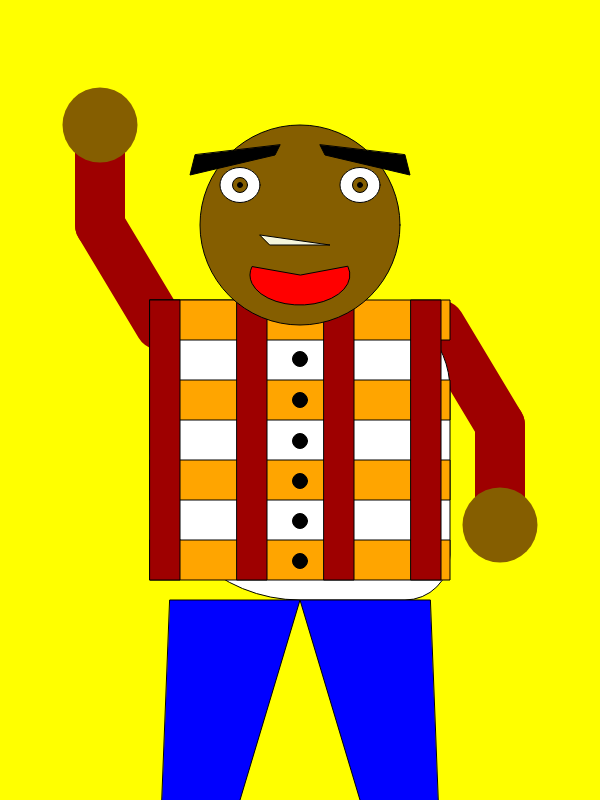
Frame 1 (no input)
Frame 60 (no input): identical to frame 1, image omitted
Frame 120 (the mouse pressed at the canvas centre since frame 60): identical to frame 1, image omitted

The p5.js sketch that drew this single still picture (run headless with seeded random() and noise() and a simulated clock; from frame 60 on, the mouse is pressed at the canvas centre):

// p5.js sketch
// ── sketch.js
// setup function
  function setup() {
      //create a canvas to draw on
      createCanvas (600, 800);
}

function draw() {

    // background
    background( 'yellow' );

    /* ***************************** */
    /* MAIN SANDBOX */
    /* ***************************** */
    push();

    // set the grid center( x:0, y:0 )
    // to canvas center
    translate( 300, 400 );


    /* ***************************** */
    /* ARMS */
    /* ***************************** */
    push();
    translate( 0, -75 );


    // left arm

    rotate( PI );

    stroke( 'rgba(158, 0, 0, 1.0)' );
    strokeWeight( 50 );
    line( -140, 0, -200, -100 );
    line( -200, -100, -200, -200 );

    // hand
    stroke( 'rgb(133, 94, 0)' );
    strokeWeight( 75 );
   point( -200, -200 );

   // right arm

   rotate( PI );
   stroke( 'rgba(158, 0, 0, 1.0)' );
   strokeWeight( 50 );
   line( -140, 0, -200, -100 );
   line( -200, -100, -200, -200 );

   // hand
   stroke( 'rgb(133, 94, 0)' );
   strokeWeight( 75 );
   point( -200, -200 );

   pop(); // ARMS END


   /* ***************************** */
   /* BODY */
   /* ***************************** */
   push();

   // main shirt rectangle
   fill('white');
   rect(-150, -100, 300, 300, 0, 90, 45, 150 );


   // orange short stripes
   push();
   fill( 'orange' );
    translate(-150, -100);
    rect(0, 0, 300, 40);
    translate(0, 80);
    rect(0, 0, 300, 40);
    translate(0, 80);
    rect(0, 0, 300, 40);
    translate(0, 80);
    rect(0, 0, 300, 40);
    pop();

    // red shirt stripes
    push();
    fill( 'rgba(158, 0, 0, 1.0)' );
    translate(-150, -100);
    rect(0, 0, 30, 280);
    translate(87, 0);
    rect(0, 0, 30, 280);
    translate(87, 0);
    rect(0, 0, 30,280);
    translate(87, 0);
    rect(0, 0, 30, 280);
    pop();

    // button
    fill('black');
    ellipse( 0, -41, 15 );
    fill('black');
    ellipse( 0, 0, 15 );
    fill('black');
    ellipse( 0, 41, 15 );
    fill('black');
    ellipse( 0, 81, 15 );
    fill('black');
    ellipse( 0, 121, 15 );
    fill('black');
    ellipse( 0, 161, 15 );




    pop(); // BODY END!


    /* ***************************** */
    /* LEGS */
    /* ***************************** */
    push();
   translate( 0, 200 );

   // left leg
   fill( 'blue' );
   triangle( -130, 0, 0, 0, -150, 500 );
   // right leg
   scale( -1, 1 );
   triangle( -130, 0, 0, 0, -150, 500 );
   pop(); // LEGS END


   /* ***************************** */
   /* HEAD */
   /* ***************************** */
   push();
   translate( 0, -175 );

   fill( 'rgb(133, 94, 0)' );
   ellipse( 0, 0, 200, 200 );

   // mouth
   fill('red');
   arc(
       0,
       50,
       100,
       60,
       radians(350),
       radians(190),
       PIE
   );


   // nose
   fill('beige');
   triangle( -40, 10, 30, 20, -30, 20 );

   // eyes
   // left
   push();
   translate( -60, -40 );

   fill(255);
   ellipse( 0, 0, 40, 35 );
   noFill();
   fill( 'rgb(133, 94, 0)' );
   ellipse( 0, 0,15 );
   fill( 'black' );
   ellipse( 0, 0, 5 );

   fill( 'black' );
   quad( 40, -40, 35, -30, -50, -10, -45, -30 );
   pop();

   // right
   push();
   translate( 60, -40 );

   fill(255);
   ellipse( 0, 0, 40, 35 );
   noFill();
   fill( 'rgb(133, 94, 0)' );
   ellipse( 0, 0,15 );
   fill( 0 );
   ellipse( 0, 0, 5 );
   fill( 'black' );
   quad( -40, -40, -35, -30, 50, -10, 45, -30 );
   pop();

   pop(); // HEAD END




   pop();
}
